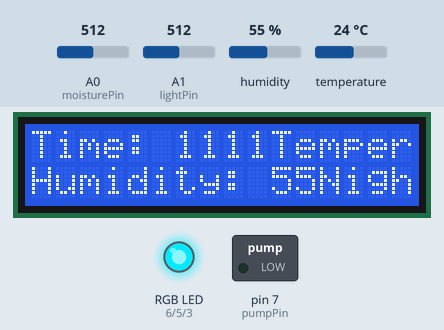
The sketch below on a simulated Arduino Uno, built with avr-gcc and run on an emulated ATmega328P. On the bench: 16×2 character LCD, switched loads named in the sketch (green lamp = pin HIGH), an RGB LED mixed from three pins (HIGH = lit). The inputs (shaded band) are chosen by the test bench; at power-on: humidity 55 %, A0 (moisturePin) = 512, A1 (lightPin) = 512, temperature 24 °C.

Above: at 2.2 s.
2.3 s: humidity set to 22 %
At 4.4 s:
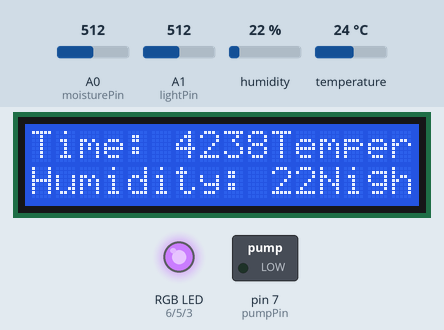
4.7 s: A0 (moisturePin) set to 30
9.4 s: humidity set to 40 %
At 13.1 s:
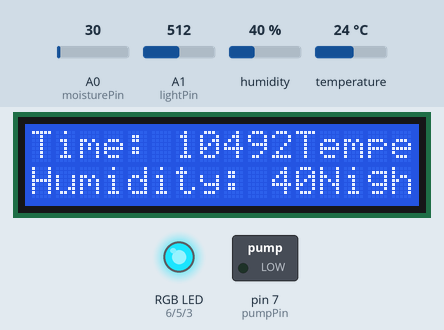
13.2 s: A0 (moisturePin) set to 386
At 20.8 s:
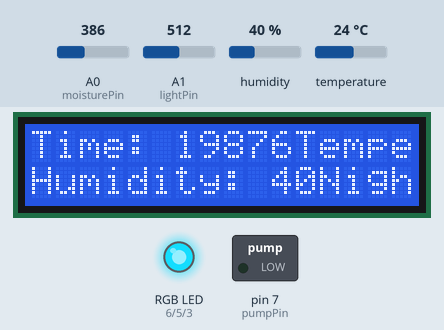
21.1 s: A0 (moisturePin) set to 401
At 26.6 s:
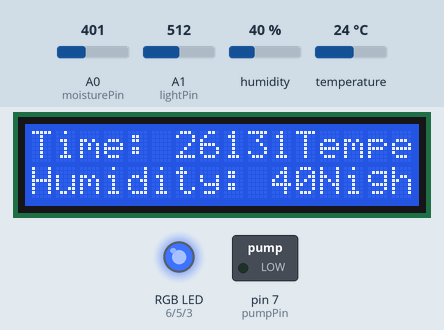
27.0 s: humidity set to 68 %
At 29.72 s:
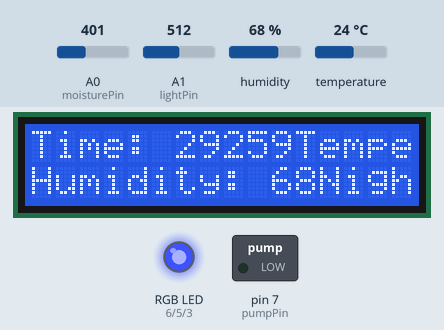
Timing chart, 0 to 32.0 s (numbered marks = the images above; inputs shaded):
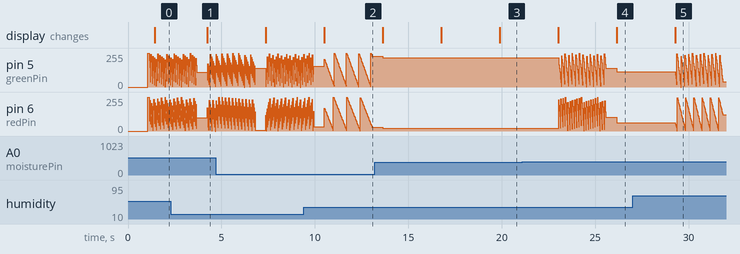

Measured:
- the behaviour switches between 400 and 401 on A0 (moisturePin) (found by bisection; images 3 and 4)
- after the input at 2.3 s, the display: changes after 2.0 s (image 1)
- after the input at 9.4 s, the display: changes after 1.1 s (image 2)
- after the input at 21.1 s, pin 5 (greenPin): ramps from 255/255 to 1/255 and jumps back, once every 0.19 s; pin 6 (redPin): ramps from 253/255 to 2/255 and jumps back, once every 0.12 s
- after the input at 27.0 s, pin 5 (greenPin): ramps from 255/255 to 0/255 and jumps back, once every 0.20 s; pin 6 (redPin): ramps from 249/255 to 3/255 and jumps back, once every 0.44 s; the display: changes after 2.3 s (image 5)

The sketch:

hydroplant.ino
```cpp
#include "../lib/dht11/dht11.h"
#include "../lib/rgb_color/rgb_color.h"
#include "../lib/fader/fader.h"
#include <Wire.h>
#include <LiquidCrystal.h>
#include <dht11.h>
#include <time.h>
#include "../lib/plant_rgb/PlantStateColorCalculator.h"

dht11 DHT11;
LiquidCrystal lcd(9, 8, A2, A3, A4, A5);

// constants
const int dhtPin = 2;
const int moisturePin = A0;
const int lightPin = A1;
const int maxMoisture = 900;
const int minMoisture = 500;
const int nightThresholdLight = 0; // TODO
const int wateringUnit = 10000; //in seconds
const int timeout = 500;
const int wateringTimeout = 60000;
const int redPin = 6;
const int greenPin = 5;
const int bluePin = 3;
const int pumpPin = 7;

rgb_color currentColor(0, 0, 0);

// structures
struct Watering {
    bool waterTime = false;
    unsigned int start;
    bool isNow = false;
} watering;

struct Measure {
    int temperature;
    int humidity;
    int moisture;
    int night;
    unsigned int time;
} measure;

// functions
unsigned int getCurrentTime();

void waterPlant();

void putWaterAway();

int readMoisture();

void setColor(int red, int green, int blue);

void printToLcd(Measure measurements);

int readLight();

void updateMeasurements();

bool hasTimePassed(int startTime, int interval);

void setup() {

    lcd.begin(16, 2);
    lcd.print("*  Hydroplant  *");
    delay(1000);
    lcd.print("");

    Serial.begin(57600);

    pinMode(redPin, OUTPUT);
    pinMode(greenPin, OUTPUT);
    pinMode(bluePin, OUTPUT);

    pinMode(pumpPin, OUTPUT);

    setColor(0, 0, 0);
}

void loop() {

    // plant measurement part
    updateMeasurements();

    printToLcd(measure);

    PlantStateColorCalculator calculator;
    rgb_color newColor = calculator.calcPlantStateColor(measure.temperature, measure.humidity, measure.moisture);
    fader f(redPin, greenPin, bluePin);
    f.fade(currentColor, newColor);
    currentColor = newColor;

    // watering related part

    if (measure.moisture > maxMoisture) {
        watering.waterTime = true;
        watering.start = getCurrentTime();
    }
    if (watering.isNow && hasTimePassed(watering.start, wateringUnit)) {
        putWaterAway();
    }
    if (watering.waterTime && hasTimePassed(watering.start, wateringTimeout)) {
        watering.start = getCurrentTime();
        if (!measure.night) {
            waterPlant();
        }
        if (measure.moisture < minMoisture) {
            watering.waterTime = false;
        }
    }

    delay(timeout);
}

void waterPlant() {
    digitalWrite(pumpPin, 1);
    watering.isNow = true;
}

void putWaterAway() {
    digitalWrite(pumpPin, 0);
    watering.isNow = false;
}

int readTemperature() {
    int dhtData = DHT11.read(dhtPin);
    return (int) DHT11.temperature;
}

int readHumidity() {
    int dhtData = DHT11.read(dhtPin);
    return (int) DHT11.humidity;
}

int readMoisture() {
    return (int) analogRead(moisturePin);
//    const int numberOfMoistureSamples = 15;
//    const int moistureSamplingTimeout = 1000;
//    int moistureSamplesSum = 0;
//    for (int i = 0; i < numberOfMoistureSamples; i++) {
//        moistureSamplesSum += (int) analogRead(moisturePin);
//        delay(moistureSamplingTimeout);
//    }
//    return moistureSamplesSum / numberOfMoistureSamples;
}

unsigned int getCurrentTime() {
    return millis();
}

int readLight() {
    return (int) analogRead(lightPin);
}

void updateMeasurements() {
    measure.night = readLight() < nightThresholdLight;
    measure.humidity = readHumidity();
    measure.temperature = readTemperature();
    measure.moisture = readMoisture();
    measure.time = getCurrentTime();
}

bool hasTimePassed(int startTime, int interval) {
    return (getCurrentTime() - startTime) >= interval;
}


void setColor(int red, int green, int blue) {
    //Using common anode
    red = 255 - red;
    green = 255 - green;
    blue = 255 - blue;

    analogWrite(redPin, red);
    analogWrite(greenPin, green);
    analogWrite(bluePin, blue);
}

void printToLcd(Measure measurements) {
    lcd.setCursor(0, 0);
    lcd.print("Time: ");
    lcd.print(measurements.time);
    lcd.print("Temperature: ");
    lcd.print(measurements.temperature);
    lcd.print("Moisture: ");
    lcd.print(measurements.moisture);
    lcd.setCursor(0, 1);
    lcd.print("Humidity: ");
    lcd.print(measurements.humidity);
    lcd.print("Night: ");
    lcd.print(measurements.night);
}
```
